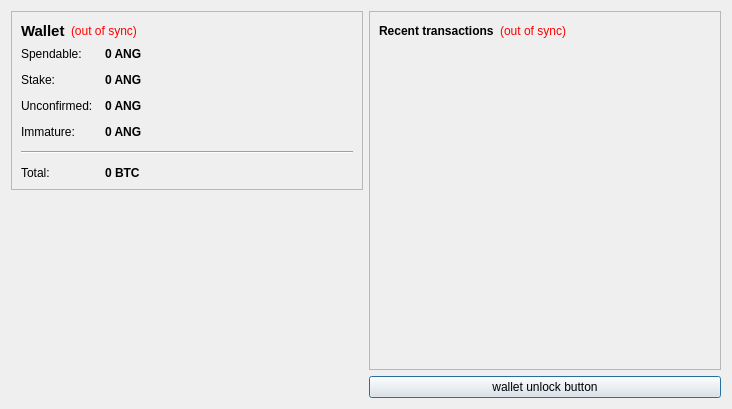
<?xml version="1.0" encoding="UTF-8"?>
<ui version="4.0">
 <class>OverviewPage</class>
 <widget class="QWidget" name="OverviewPage">
  <property name="geometry">
   <rect>
    <x>0</x>
    <y>0</y>
    <width>732</width>
    <height>409</height>
   </rect>
  </property>
  <property name="windowTitle">
   <string>Form</string>
  </property>
  <layout class="QHBoxLayout" name="horizontalLayout" stretch="0,0">
   <item>
    <layout class="QVBoxLayout" name="verticalLayout_2">
     <item>
      <widget class="QFrame" name="frame">
       <property name="frameShape">
        <enum>QFrame::StyledPanel</enum>
       </property>
       <property name="frameShadow">
        <enum>QFrame::Raised</enum>
       </property>
       <layout class="QVBoxLayout" name="verticalLayout_4">
        <item>
         <layout class="QHBoxLayout" name="horizontalLayout_4">
          <item>
           <widget class="QLabel" name="label_5">
            <property name="font">
             <font>
              <pointsize>11</pointsize>
              <weight>75</weight>
              <bold>true</bold>
             </font>
            </property>
            <property name="text">
             <string>Wallet</string>
            </property>
           </widget>
          </item>
          <item>
           <widget class="QLabel" name="labelWalletStatus">
            <property name="toolTip">
             <string>The displayed information may be out of date. Your wallet automatically synchronizes with the AngelCoin network after a connection is established, but this process has not completed yet.</string>
            </property>
            <property name="styleSheet">
             <string notr="true">QLabel { color: red; }</string>
            </property>
            <property name="text">
             <string notr="true">(out of sync)</string>
            </property>
            <property name="alignment">
             <set>Qt::AlignLeading|Qt::AlignLeft|Qt::AlignVCenter</set>
            </property>
           </widget>
          </item>
          <item>
           <spacer name="horizontalSpacer_2">
            <property name="orientation">
             <enum>Qt::Horizontal</enum>
            </property>
            <property name="sizeHint" stdset="0">
             <size>
              <width>40</width>
              <height>20</height>
             </size>
            </property>
           </spacer>
          </item>
         </layout>
        </item>
        <item>
         <layout class="QFormLayout" name="formLayout_2">
          <property name="fieldGrowthPolicy">
           <enum>QFormLayout::AllNonFixedFieldsGrow</enum>
          </property>
          <property name="horizontalSpacing">
           <number>12</number>
          </property>
          <property name="verticalSpacing">
           <number>12</number>
          </property>
          <item row="0" column="0">
           <widget class="QLabel" name="label">
            <property name="text">
             <string>Spendable:</string>
            </property>
           </widget>
          </item>
          <item row="0" column="1">
           <widget class="QLabel" name="labelBalance">
            <property name="font">
             <font>
              <weight>75</weight>
              <bold>true</bold>
             </font>
            </property>
            <property name="cursor">
             <cursorShape>IBeamCursor</cursorShape>
            </property>
            <property name="toolTip">
             <string>Your current spendable balance</string>
            </property>
            <property name="text">
             <string notr="true">0 ANG</string>
            </property>
            <property name="textInteractionFlags">
             <set>Qt::LinksAccessibleByMouse|Qt::TextSelectableByKeyboard|Qt::TextSelectableByMouse</set>
            </property>
           </widget>
          </item>
          <item row="1" column="0">
           <widget class="QLabel" name="label_6">
            <property name="text">
             <string>Stake:</string>
            </property>
           </widget>
          </item>
          <item row="1" column="1">
           <widget class="QLabel" name="labelStake">
            <property name="font">
             <font>
              <weight>75</weight>
              <bold>true</bold>
             </font>
            </property>
            <property name="cursor">
             <cursorShape>IBeamCursor</cursorShape>
            </property>
            <property name="toolTip">
             <string>Total of coins that was staked, and do not yet count toward the current balance</string>
            </property>
            <property name="text">
             <string notr="true">0 ANG</string>
            </property>
            <property name="textInteractionFlags">
             <set>Qt::LinksAccessibleByMouse|Qt::TextSelectableByKeyboard|Qt::TextSelectableByMouse</set>
            </property>
           </widget>
          </item>
          <item row="2" column="0">
           <widget class="QLabel" name="label_3">
            <property name="text">
             <string>Unconfirmed:</string>
            </property>
           </widget>
          </item>
          <item row="2" column="1">
           <widget class="QLabel" name="labelUnconfirmed">
            <property name="font">
             <font>
              <weight>75</weight>
              <bold>true</bold>
             </font>
            </property>
            <property name="cursor">
             <cursorShape>IBeamCursor</cursorShape>
            </property>
            <property name="toolTip">
             <string>Total of transactions that have yet to be confirmed, and do not yet count toward the current balance</string>
            </property>
            <property name="text">
             <string notr="true">0 ANG</string>
            </property>
            <property name="textInteractionFlags">
             <set>Qt::LinksAccessibleByMouse|Qt::TextSelectableByKeyboard|Qt::TextSelectableByMouse</set>
            </property>
           </widget>
          </item>
          <item row="3" column="0">
           <widget class="QLabel" name="labelImmatureText">
            <property name="text">
             <string>Immature:</string>
            </property>
           </widget>
          </item>
          <item row="3" column="1">
           <widget class="QLabel" name="labelImmature">
            <property name="font">
             <font>
              <weight>75</weight>
              <bold>true</bold>
             </font>
            </property>
            <property name="toolTip">
             <string>Mined balance that has not yet matured</string>
            </property>
            <property name="text">
             <string notr="true">0 ANG</string>
            </property>
            <property name="textInteractionFlags">
             <set>Qt::LinksAccessibleByMouse|Qt::TextSelectableByKeyboard|Qt::TextSelectableByMouse</set>
            </property>
           </widget>
          </item>
          <item row="4" column="0" colspan="2">
           <widget class="Line" name="line">
            <property name="orientation">
             <enum>Qt::Horizontal</enum>
            </property>
           </widget>
          </item>
          <item row="5" column="0">
           <widget class="QLabel" name="labelTotalText">
            <property name="text">
             <string>Total:</string>
            </property>
           </widget>
          </item>
          <item row="5" column="1">
           <widget class="QLabel" name="labelTotal">
            <property name="font">
             <font>
              <weight>75</weight>
              <bold>true</bold>
             </font>
            </property>
            <property name="cursor">
             <cursorShape>IBeamCursor</cursorShape>
            </property>
            <property name="toolTip">
             <string>Your current total balance</string>
            </property>
            <property name="text">
             <string notr="true">0 BTC</string>
            </property>
            <property name="textInteractionFlags">
             <set>Qt::LinksAccessibleByMouse|Qt::TextSelectableByKeyboard|Qt::TextSelectableByMouse</set>
            </property>
           </widget>
          </item>
         </layout>
        </item>
       </layout>
      </widget>
     </item>
     <item>
      <spacer name="verticalSpacer_4">
       <property name="orientation">
        <enum>Qt::Vertical</enum>
       </property>
       <property name="sizeHint" stdset="0">
        <size>
         <width>20</width>
         <height>40</height>
        </size>
       </property>
      </spacer>
     </item>
     <item>
      <widget class="QLabel" name="label_2">
       <property name="text">
        <string/>
       </property>
       <property name="pixmap">
        <pixmap resource="../bitcoin.qrc">:/images/Wallet_Logo</pixmap>
       </property>
       <property name="alignment">
        <set>Qt::AlignCenter</set>
       </property>
      </widget>
     </item>
     <item>
      <spacer name="verticalSpacer">
       <property name="orientation">
        <enum>Qt::Vertical</enum>
       </property>
       <property name="sizeHint" stdset="0">
        <size>
         <width>20</width>
         <height>40</height>
        </size>
       </property>
      </spacer>
     </item>
    </layout>
   </item>
   <item>
    <layout class="QVBoxLayout" name="verticalLayout_3">
     <item>
      <widget class="QFrame" name="frame_2">
       <property name="frameShape">
        <enum>QFrame::StyledPanel</enum>
       </property>
       <property name="frameShadow">
        <enum>QFrame::Raised</enum>
       </property>
       <layout class="QVBoxLayout" name="verticalLayout">
        <item>
         <layout class="QHBoxLayout" name="horizontalLayout_2">
          <item>
           <widget class="QLabel" name="label_4">
            <property name="text">
             <string>&lt;b&gt;Recent transactions&lt;/b&gt;</string>
            </property>
           </widget>
          </item>
          <item>
           <widget class="QLabel" name="labelTransactionsStatus">
            <property name="toolTip">
             <string>The displayed information may be out of date. Your wallet automatically synchronizes with the AngelCoin network after a connection is established, but this process has not completed yet.</string>
            </property>
            <property name="styleSheet">
             <string notr="true">QLabel { color: red; }</string>
            </property>
            <property name="text">
             <string notr="true">(out of sync)</string>
            </property>
            <property name="alignment">
             <set>Qt::AlignRight|Qt::AlignTrailing|Qt::AlignVCenter</set>
            </property>
           </widget>
          </item>
          <item>
           <spacer name="horizontalSpacer">
            <property name="orientation">
             <enum>Qt::Horizontal</enum>
            </property>
            <property name="sizeHint" stdset="0">
             <size>
              <width>40</width>
              <height>20</height>
             </size>
            </property>
           </spacer>
          </item>
         </layout>
        </item>
        <item>
         <widget class="QListView" name="listTransactions">
          <property name="styleSheet">
           <string notr="true">QListView { background: transparent; }</string>
          </property>
          <property name="frameShape">
           <enum>QFrame::NoFrame</enum>
          </property>
          <property name="verticalScrollBarPolicy">
           <enum>Qt::ScrollBarAlwaysOff</enum>
          </property>
          <property name="horizontalScrollBarPolicy">
           <enum>Qt::ScrollBarAlwaysOff</enum>
          </property>
          <property name="selectionMode">
           <enum>QAbstractItemView::NoSelection</enum>
          </property>
         </widget>
        </item>
       </layout>
      </widget>
     </item>
     <item>
      <widget class="QPushButton" name="unlockWalletButton">
       <property name="sizePolicy">
        <sizepolicy hsizetype="Minimum" vsizetype="Fixed">
         <horstretch>0</horstretch>
         <verstretch>0</verstretch>
        </sizepolicy>
       </property>
       <property name="maximumSize">
        <size>
         <width>16777214</width>
         <height>16777214</height>
        </size>
       </property>
       <property name="toolTip">
        <string/>
       </property>
       <property name="text">
        <string>wallet unlock button</string>
       </property>
       <property name="checkable">
        <bool>false</bool>
       </property>
       <property name="autoDefault">
        <bool>false</bool>
       </property>
       <property name="default">
        <bool>true</bool>
       </property>
       <property name="flat">
        <bool>false</bool>
       </property>
      </widget>
     </item>
    </layout>
   </item>
  </layout>
 </widget>
 <resources>
  <include location="../bitcoin.qrc"/>
 </resources>
 <connections/>
</ui>
